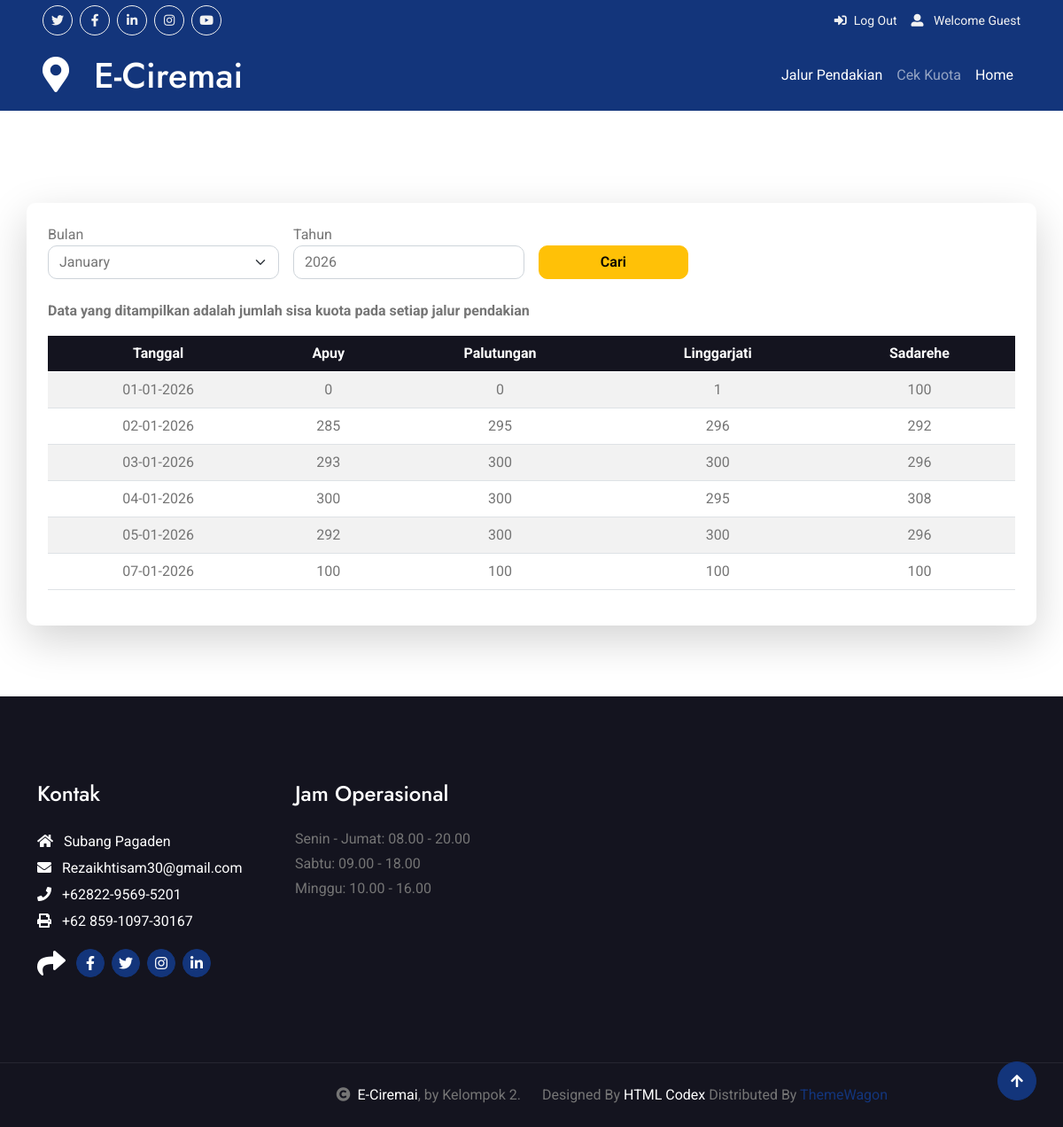
The app's page /cek_kuota.php with its own data.
### tables this page shows
CREATE TABLE `kuota_pendakian` (
  `id_kp` int(11) NOT NULL,
  `tanggal` date NOT NULL,
  `apuy` int(11) DEFAULT 0,
  `palutungan` int(11) DEFAULT 0,
  `linggarjati` int(11) DEFAULT 0,
  `sadarehe` int(11) DEFAULT 0
);

### cek_kuota.php (the view, shortened to what this page needs)
<?php include_once("header.php"); ?>
<?php
$bulan = $_GET['bulan'] ?? date('m');
$tahun = $_GET['tahun'] ?? date('Y');
$query = mysqli_query($koneksi, "
    SELECT * FROM kuota_pendakian
    WHERE MONTH(tanggal)='$bulan' AND YEAR(tanggal)='$tahun'
    ORDER BY tanggal ASC
");
?>
<div class="container-fluid position-relative p-0">
    <nav class="navbar navbar-expand-lg navbar-dark bg-primary px-4 px-lg-5 py-3">
        <a href="index.php" class="navbar-brand p-0 text-white">
            <h1 class="m-0 text-white">
                <i class="fa fa-map-marker-alt me-3 text-white"></i>
                E-Ciremai
            </h1>
        </a>
        <div class="collapse navbar-collapse" id="navbarCollapse">
            <div class="navbar-nav ms-auto py-0">
                <a href="booking.php" class="nav-item nav-link text-white">Jalur Pendakian</a>
                <a href="cek_kuota.php" class="nav-item nav-link text-black">Cek Kuota</a>
                <a href="home.php" class="nav-item nav-link text-white">Home</a>
            </div>
        </div>
    </nav>
</div>
<div class="container">
    <div style="height: 80px;"></div>
</div>
<div class="container mt-4 bg-white p-4 shadow-lg rounded">
    <form method="GET" class="row g-3 mb-4">
        <div class="col-md-3">
            <label>Bulan</label>
            <select name="bulan" class="form-select">
                <?php for($i=1;$i<=12;$i++): ?>
                    <option value="<?= $i ?>" <?= $bulan==$i?'selected':'' ?>>
                        <?= date('F', mktime(0,0,0,$i,1)) ?>
                    </option>
                <?php endfor; ?>
            </select>
        </div>
        <div class="col-md-3">
            <label>Tahun</label>
            <input type="number" name="tahun" value="<?= $tahun ?>" class="form-control">
        </div>
        <div class="col-md-2 d-flex align-items-end">
            <button class="btn btn-warning w-100">Cari</button>
        </div>
    </form>
    <p><b>Data yang ditampilkan adalah jumlah sisa kuota pada setiap jalur pendakian</b></p>
    <table class="table table-striped text-center">
        <thead class="table-dark">
            <tr>
                <th>Tanggal</th>
                <th>Apuy</th>
                <th>Palutungan</th>
                <th>Linggarjati</th>
                <th>Sadarehe</th>
            </tr>
        </thead>
        <tbody>
            <?php while($d = mysqli_fetch_assoc($query)): ?>
            <tr>
                <td><?= date('d-m-Y', strtotime($d['tanggal'])) ?></td>
                <td><?= $d['apuy'] ?></td>
                <td><?= $d['palutungan'] ?></td>
                <td><?= $d['linggarjati'] ?></td>
                <td><?= $d['sadarehe'] ?></td>
            </tr>
            <?php endwhile; ?>
        </tbody>
    </table>
</div>
<div class="container">
    <div style="height: 80px;"></div>
</div>
<?php include_once("footer.php"); ?>

### css/style.css (style rules this page uses)
.btn { font-weight: 600; transition: .5s; }

### records on screen
kuota_pendakian: tanggal "01-01-2026", apuy "0", palutungan "0", linggarjati "1", sadarehe "100"
kuota_pendakian: tanggal "02-01-2026", apuy "285", palutungan "295", linggarjati "296", sadarehe "292"
kuota_pendakian: tanggal "03-01-2026", apuy "293", palutungan "300", linggarjati "300", sadarehe "296"
kuota_pendakian: tanggal "04-01-2026", apuy "300", palutungan "300", linggarjati "295", sadarehe "308"
kuota_pendakian: tanggal "05-01-2026", apuy "292", palutungan "300", linggarjati "300", sadarehe "296"
kuota_pendakian: tanggal "07-01-2026", apuy "100", palutungan "100", linggarjati "100", sadarehe "100"

### other values on screen
$_SESSION['username'] "Guest"
form field bulan "January"
